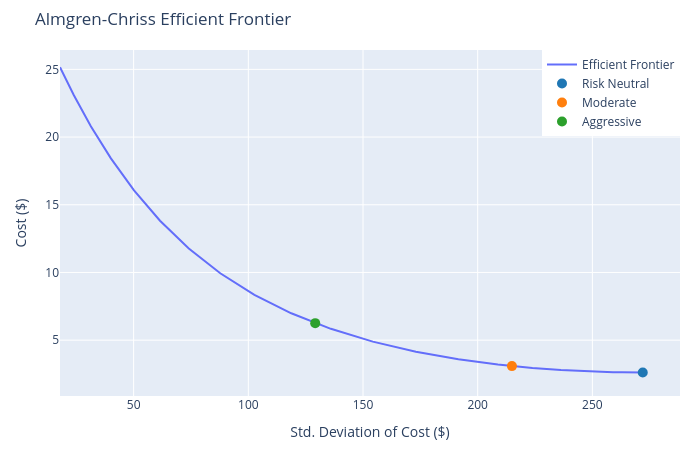

This figure's notebook cell:
### Markdown cell above
## Efficient frontier

Sweeping the risk-aversion parameter $\lambda$ traces out the efficient
frontier: the lowest achievable expected cost for each level of risk. Risk is
shown as the standard deviation of cost (in $, the same units as cost itself)
rather than variance ($²), which is otherwise hard to interpret at a glance.
The three risk-aversion levels above are highlighted on the curve.

### Code cell
lambdas = np.concatenate([[0.0], np.logspace(-10, -2, 49)])
frontier = efficient_frontier(lambdas, X, T, N, sigma, eta, gamma)
frontier_df = pl.DataFrame(
    {
        "variance": frontier["variance"],
        "expected_cost": frontier["expected_cost"],
    }
).sort("variance")
frontier_df = frontier_df.with_columns(cost_std=frontier_df["variance"].sqrt())

fig = go.Figure()
fig.add_trace(
    go.Scatter(
        x=frontier_df["cost_std"],
        y=frontier_df["expected_cost"],
        mode="lines",
        name="Efficient Frontier",
        line={"width": 2},
    )
)
for label, kappa in kappas_illustrative.items():
    holdings = optimal_holdings(X, T, N, kappa)
    fig.add_trace(
        go.Scatter(
            x=[np.sqrt(cost_variance(holdings, tau, sigma))],
            y=[expected_cost(holdings, tau, gamma, eta)],
            mode="markers",
            name=labels_display[label],
            marker={"size": 10, "color": colors[label]},
        )
    )
fig.update_layout(
    title="Almgren-Chriss Efficient Frontier",
    xaxis_title="Std. Deviation of Cost ($)",
    yaxis_title="Cost ($)",
    width=700,
    height=450,
    margin={"l": 60, "r": 20, "t": 50, "b": 50},
    legend={"x": 1, "xanchor": "right", "y": 1, "yanchor": "top"},
)
fig.show()

### Figure 1 — Plotly figure (JSON) as saved in the notebook; plotly's stock layout.template omitted (floating-point values rounded to 4 significant figures)
{"data": [{"line": {"width": 2}, "mode": "lines", "name": "Efficient Frontier", "type": "scatter", "x": [17.9, 23.95, 31.34, 40.09, 50.17, 61.51, 74.05, 87.77, 102.7, 118.7, 136.0, 154.3, 173.1, 191.6, 208.8, 223.9, 236.3, 246.1, 253.6, 259.0, 263.0, 265.7, 267.7, 269.0, 270.0, 270.6, 271.0, 271.3, 271.5, 271.7, 271.8, 271.8, 271.9, 271.9, 271.9, 271.9, 271.9, 272.0, 272.0, 272.0, 272.0, 272.0, 272.0, 272.0, 272.0, 272.0, 272.0, 272.0, 272.0, 272.0], "y": [25.15, 23.08, 20.81, 18.43, 16.06, 13.82, 11.77, 9.938, 8.346, 6.984, 5.837, 4.893, 4.146, 3.586, 3.196, 2.944, 2.793, 2.707, 2.661, 2.638, 2.626, 2.621, 2.618, 2.617, 2.616, 2.616, 2.616, 2.615, 2.615, 2.615, 2.615, 2.615, 2.615, 2.615, 2.615, 2.615, 2.615, 2.615, 2.615, 2.615, 2.615, 2.615, 2.615, 2.615, 2.615, 2.615, 2.615, 2.615, 2.615, 2.615]}, {"marker": {"color": "#1f77b4", "size": 10}, "mode": "markers", "name": "Risk Neutral", "type": "scatter", "x": [272.0], "y": [2.615]}, {"marker": {"color": "#ff7f0e", "size": 10}, "mode": "markers", "name": "Moderate", "type": "scatter", "x": [214.9], "y": [3.084]}, {"marker": {"color": "#2ca02c", "size": 10}, "mode": "markers", "name": "Aggressive", "type": "scatter", "x": [129.2], "y": [6.257]}], "layout": {"height": 450, "legend": {"x": 1, "xanchor": "right", "y": 1, "yanchor": "top"}, "margin": {"b": 50, "l": 60, "r": 20, "t": 50}, "title": {"text": "Almgren-Chriss Efficient Frontier"}, "width": 700, "xaxis": {"title": {"text": "Std. Deviation of Cost ($)"}}, "yaxis": {"title": {"text": "Cost ($)"}}}}
